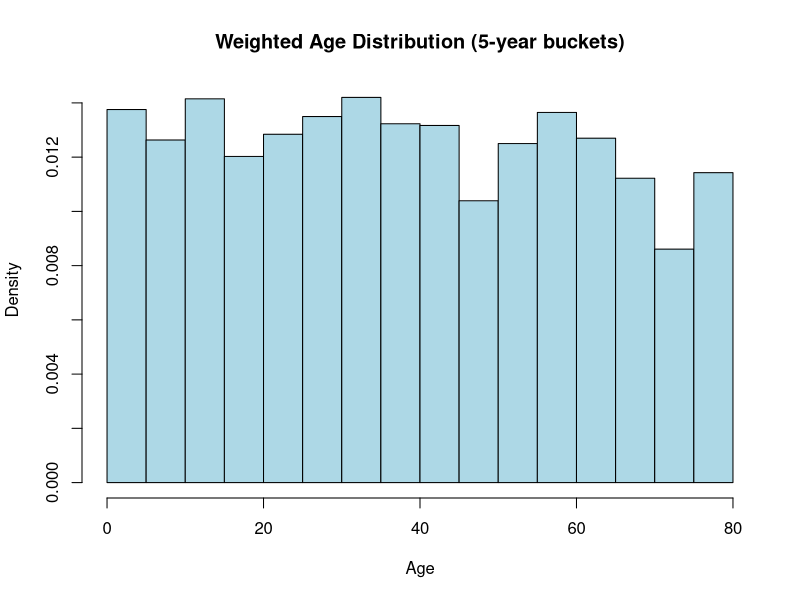
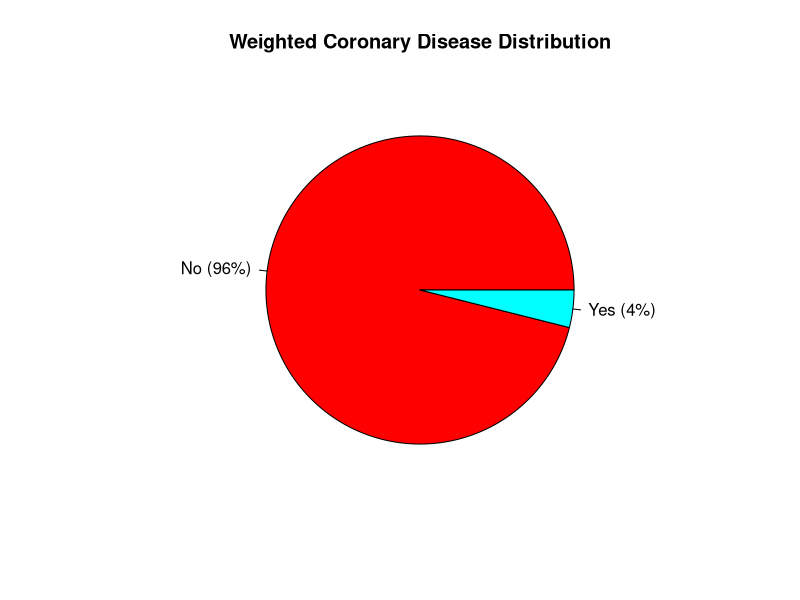

The R source for these figures, in order:
weighted_data = read.csv("cleaned_data_with_weights.csv")
head(weighted_data)



library(survey)

# Create survey design using interview weight
design_age <- svydesign(
  ids = ~SDMVPSU,
  strata = ~SDMVSTRA,
  weights = ~WTINT2YR,
  nest = TRUE,
  data = weighted_data
)

# Weighted histogram
svyhist(~age,
        design = design_age,
        breaks = seq(
          floor(min(weighted_data$age, na.rm = TRUE)),
          ceiling(max(weighted_data$age, na.rm = TRUE)),
          by = 5
        ),
        main = "Weighted Age Distribution (5-year buckets)",
        xlab = "Age",
        col = "lightblue")

# ---------coronary prevalence --------------

# Labels
coronary_labels <- c("1" = "Yes", "0" = "No")

# Extract variables
cor <- weighted_data$coronary
wts <- weighted_data$WTINT2YR

# ---- Weighted counts ----
weighted_counts <- tapply(wts, cor, sum, na.rm = TRUE)

# Replace names with labels
names(weighted_counts) <- coronary_labels[names(weighted_counts)]

# ---- Percentages ----
pct <- round(weighted_counts / sum(weighted_counts) * 100)

# Labels for pie chart
coronary_lbl <- paste0(names(weighted_counts), " (", pct, "%)")

# Colors
colors <- rainbow(length(weighted_counts))

# ---- Draw weighted pie chart ----
pie(
  weighted_counts,
  labels = coronary_lbl,
  main = "Weighted Coronary Disease Distribution",
  col = colors
)
